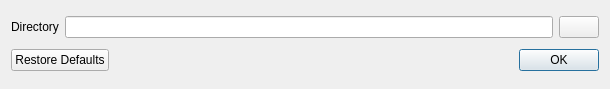
<?xml version="1.0" encoding="UTF-8"?>
<ui version="4.0">
 <class>LogLocationChooser</class>
 <widget class="QDialog" name="LogLocationChooser">
  <property name="geometry">
   <rect>
    <x>0</x>
    <y>0</y>
    <width>610</width>
    <height>89</height>
   </rect>
  </property>
  <property name="windowTitle">
   <string>Log Location</string>
  </property>
  <property name="windowIcon">
   <iconset resource="engine.qrc">
    <normaloff>:/engine/images/Logo.png</normaloff>:/engine/images/Logo.png</iconset>
  </property>
  <layout class="QVBoxLayout" name="verticalLayout">
   <item>
    <layout class="QHBoxLayout" name="horizontalLayout">
     <item>
      <widget class="QLabel" name="label">
       <property name="text">
        <string>Directory</string>
       </property>
      </widget>
     </item>
     <item>
      <widget class="QLineEdit" name="lineEdit">
       <property name="text">
        <string/>
       </property>
      </widget>
     </item>
     <item>
      <widget class="QPushButton" name="pushButton">
       <property name="text">
        <string/>
       </property>
       <property name="icon">
        <iconset resource="engine.qrc">
         <normaloff>:/engine/images/open.png</normaloff>:/engine/images/open.png</iconset>
       </property>
      </widget>
     </item>
    </layout>
   </item>
   <item>
    <widget class="QDialogButtonBox" name="buttonBox">
     <property name="orientation">
      <enum>Qt::Horizontal</enum>
     </property>
     <property name="standardButtons">
      <set>QDialogButtonBox::Ok|QDialogButtonBox::RestoreDefaults</set>
     </property>
    </widget>
   </item>
  </layout>
 </widget>
 <resources>
  <include location="engine.qrc"/>
 </resources>
 <connections>
  <connection>
   <sender>buttonBox</sender>
   <signal>accepted()</signal>
   <receiver>LogLocationChooser</receiver>
   <slot>accept()</slot>
   <hints>
    <hint type="sourcelabel">
     <x>248</x>
     <y>254</y>
    </hint>
    <hint type="destinationlabel">
     <x>157</x>
     <y>274</y>
    </hint>
   </hints>
  </connection>
  <connection>
   <sender>buttonBox</sender>
   <signal>rejected()</signal>
   <receiver>LogLocationChooser</receiver>
   <slot>reject()</slot>
   <hints>
    <hint type="sourcelabel">
     <x>316</x>
     <y>260</y>
    </hint>
    <hint type="destinationlabel">
     <x>286</x>
     <y>274</y>
    </hint>
   </hints>
  </connection>
 </connections>
</ui>
